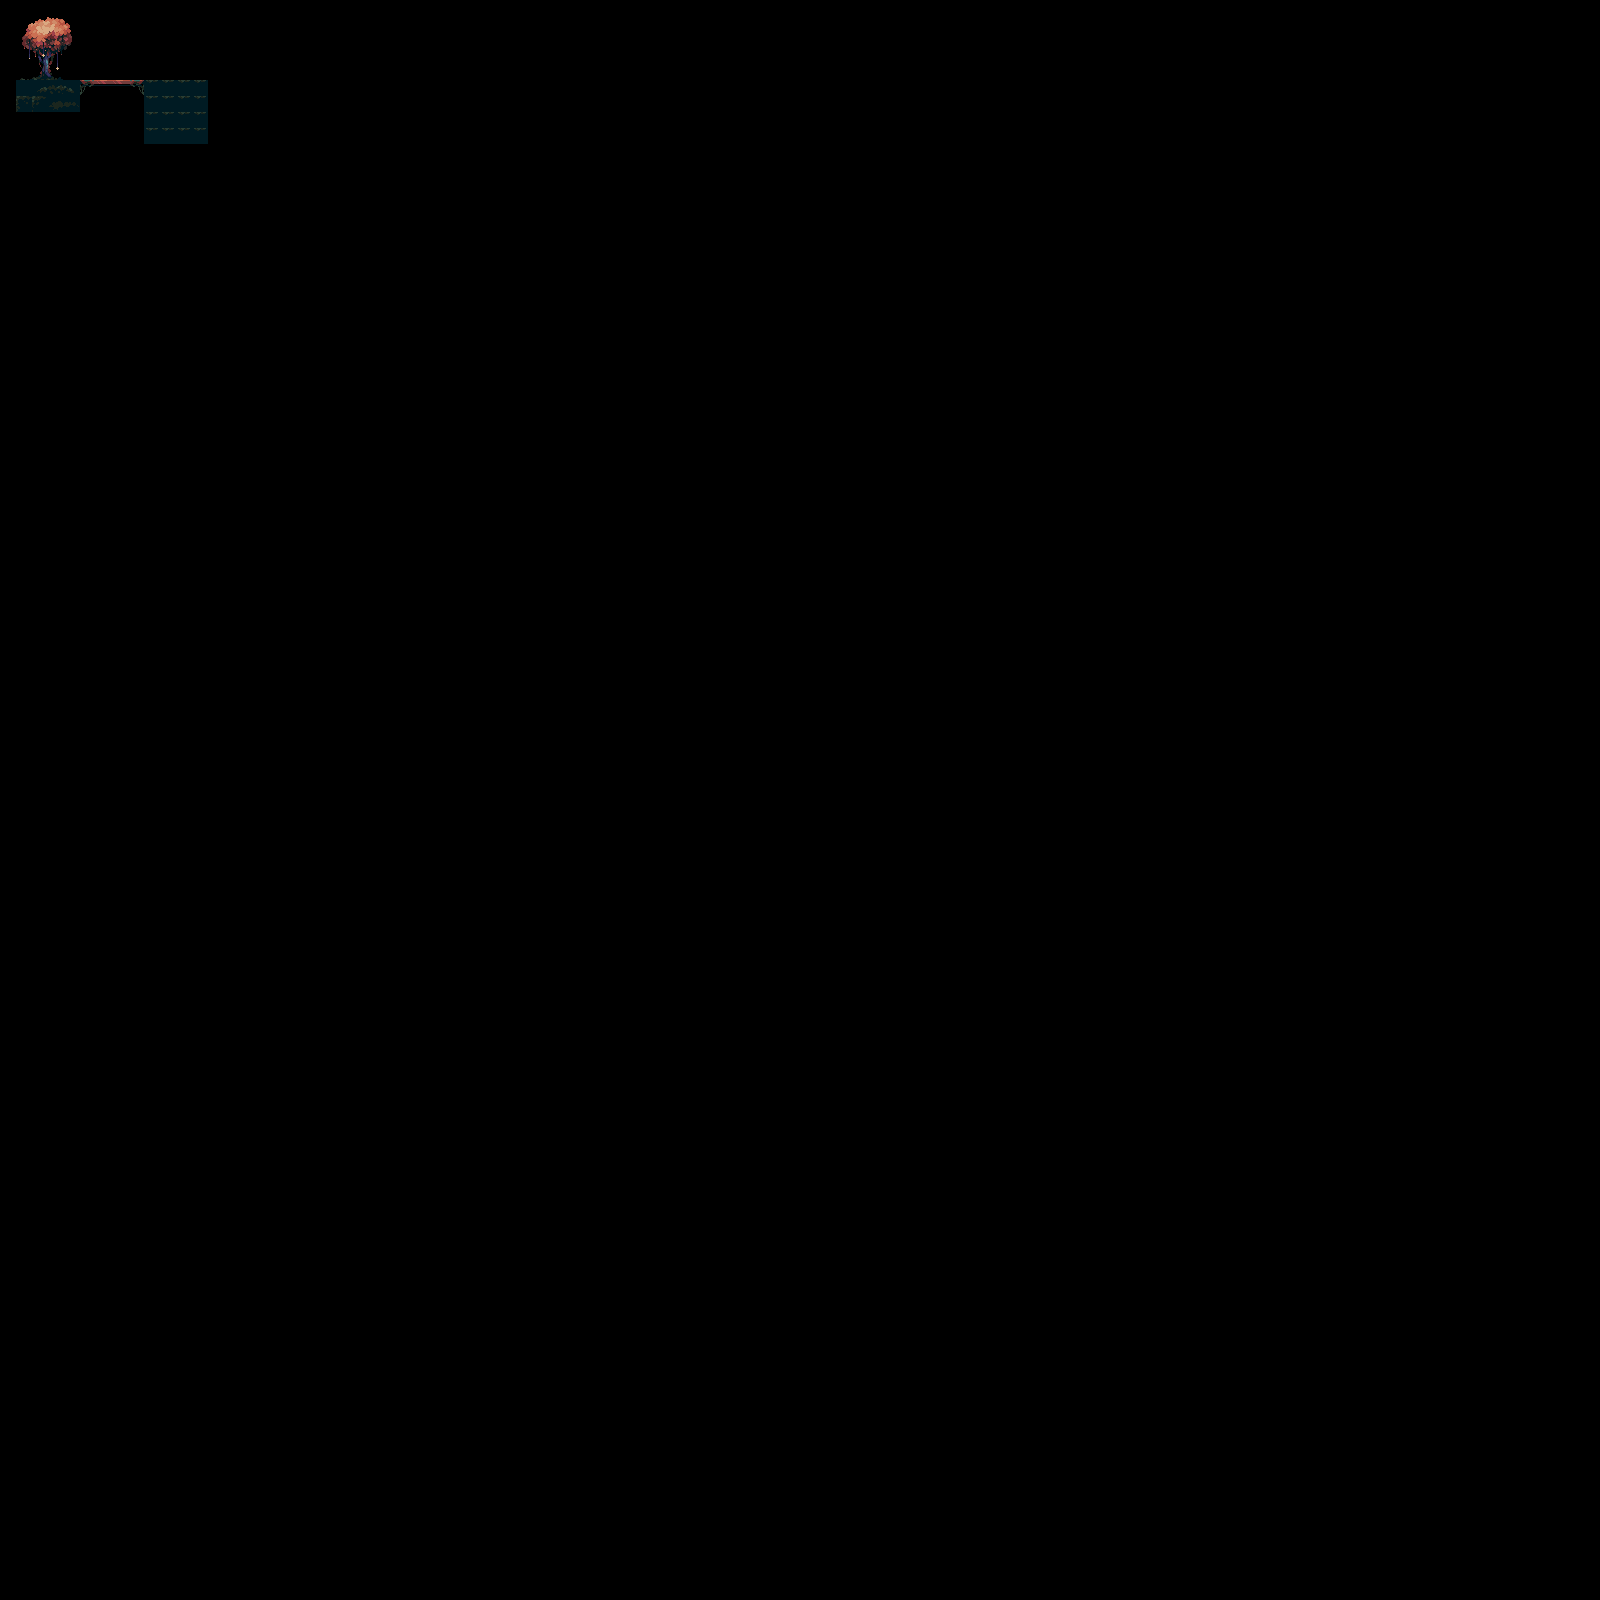

Below is a game level as drawn by its tile map, then a one-line description and the .tmx that defines it (tile-layer data replaced by summaries):
An orthogonal 100x100 tile map with 16x16 px tiles, 1 tile layer (Kachelebene 1).

<map version="1.5" tiledversion="1.7.1" orientation="orthogonal" renderorder="right-down" width="100" height="100" tilewidth="16" tileheight="16" infinite="0" nextlayerid="2" nextobjectid="1">
 <tileset firstgid="1" source="sprinbfield.tsx" />
 <layer id="1" name="Kachelebene 1" width="100" height="100">
  <data>[10000 cells, 43 non-empty, 27 distinct tile ids]</data>
 </layer>
</map>
